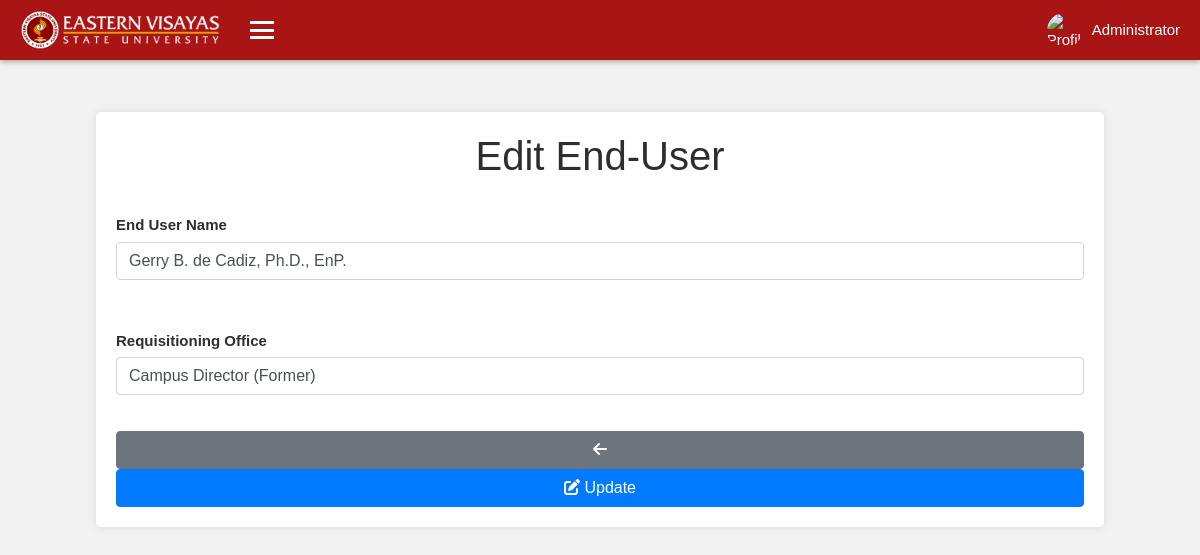
The page /administrator/e7f3c1d9-8a24-41b5-b0e6-d2f9a8c5f4b7/end_users/edit_end_users.php?id=1 (signed in) on the database its author committed.
### tables this page shows
CREATE TABLE `end_users` (
  `id` int(11) NOT NULL,
  `end_user_name` varchar(255) NOT NULL,
  `requisitioning_office` varchar(255) NOT NULL,
  `created_at` timestamp NOT NULL DEFAULT current_timestamp()
);

### administrator/e7f3c1d9-8a24-41b5-b0e6-d2f9a8c5f4b7/end_users/edit_end_users.php (the view, shortened to what this page needs)
<?php
include '../../database/db.php';
include '../../aclasses/header.php';
include '../../aclasses/navbar.php';
if (isset($_GET['id'])) {
    $end_user_id = $_GET['id'];
    try {
        $query = "SELECT * FROM end_users WHERE id = :id";
        $stmt = $conn->prepare($query);
        $stmt->bindParam(':id', $end_user_id, PDO::PARAM_INT);
        $stmt->execute();
        $end_user = $stmt->fetch(PDO::FETCH_ASSOC);
    } catch (PDOException $e) {
        echo "Error fetching end-user data: " . $e->getMessage();
        exit();
    }
}
?>
<div class="container mt-5 custom-container">
    <h1>Edit End-User</h1>
    <form action="" method="post">
        <div class="form-group">
            <label for="end_user_name">End User Name</label>
            <input type="text" class="form-control" id="end_user_name" name="end_user_name" value="<?= htmlspecialchars($end_user['end_user_name']) ?>" required>
        </div>
        <div class="form-group">
            <label for="requisitioning_office">Requisitioning Office</label>
            <input type="text" class="form-control" id="requisitioning_office" name="requisitioning_office" value="<?= htmlspecialchars($end_user['requisitioning_office']) ?>" required>
        </div>
        <a href="index.php" class="btn btn-secondary"><i class="fas fa-arrow-left"></i></a>
        <button type="submit" class="btn btn-primary"><i class="fas fa-edit"></i> Update</button>
    </form>
</div>
<?php include '../../aclasses/footer.php'; ?>

### administrator/css/alogin.css (style rules this page uses)
body { margin: 0; font-family: Arial, sans-serif; background-color: #f2f2f2; }
form { display: flex; flex-direction: column; }
label { margin-bottom: 5px; font-weight: bold; }
input { margin-bottom: 20px; padding: 10px; border: 1px solid #ddd; border-radius: 5px; }
button { padding: 10px; border: none; border-radius: 5px; background-color: #d42a2a; color: white; font-size: 16px; cursor: pointer; }

### administrator/e7f3c1d9-8a24-41b5-b0e6-d2f9a8c5f4b7/classes/css/a.css (style rules this page uses)
body { margin: 0; font-family: Arial, sans-serif; background-color: #f2f2f2; font-size: 15px; color: #2e2e31; }
@media (min-width: 761px) { .custom-container { margin-top: 7rem !important; } }
.container { margin: 0 auto; background: #fff; padding: 20px; border-radius: 5px; box-shadow: 0 0 10px rgba(0, 0, 0, 0.1); }
h1 { text-align: center; margin-bottom: 20px; }
label { font-weight: bold; margin-top: 14px; }
input, select { padding: 8px; border: 1px solid #333131; border-radius: 4px; font-family: Verdana, Geneva, Tahoma, sans-serif; font-size: 14px; }
button { padding: 10px 15px; background-color: #007BFF; color: #fff; border: none; border-radius: 4px; cursor: pointer; }
.custom-container { max-width: 84%; margin-bottom: 50px; margin-top: 7rem ; transition: margin-left 0.4s ease; }

### rows shown on the page
end_users: end_user_name "Gerry B. de Cadiz, Ph.D., EnP.", requisitioning_office "Campus Director (Former)"

### other values the page prints
$_SESSION['name'] "Administrator"
